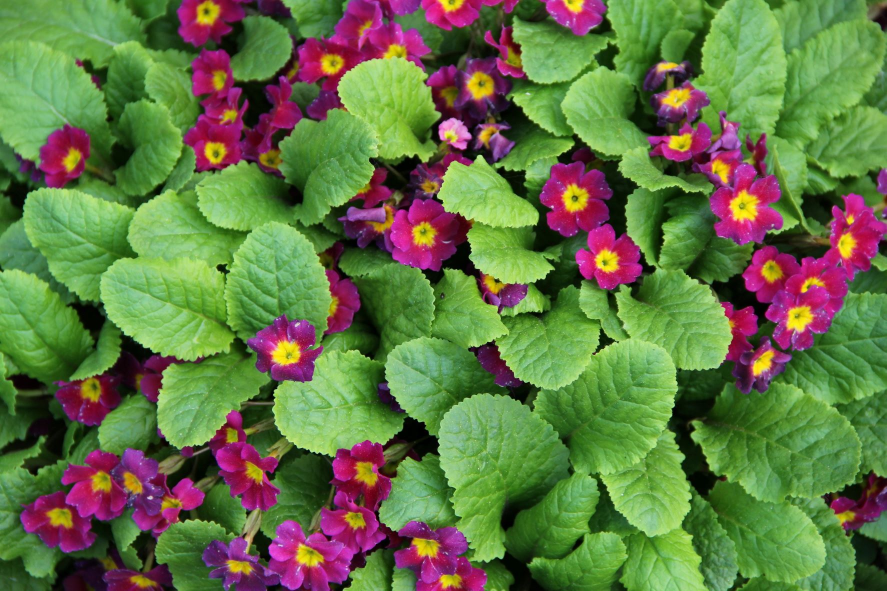
#> input picture flowers.JPG, 1773 x 1182 px (shown at 1/2 size)
$ jupyter execute --allow-errors Polyakova_lab5.ipynb
#> lines starting #> are read from the running program, lines starting #| are printed output that depends on the picture
# Визуализация массивов numpy

## Изображения как массивы
В компьютерной графике используется так называемое "растровое" представление изображения, которое представляет собой не что иное как матрицу "пикселей", каждый элемент которой является числовым кодом цвета. Массив numpy, имеющий подходящие размеры и подходящий тип данных, может быть визуализирован непосредственно как растровое изображение. Посмотрим простой пример.

[cell 1]
import numpy as np
gradient = np.tile(np.arange(0, 256, dtype='uint8'), (255, 1))
gradient

Стоит обратить внимание на тип данных - uint8. Это целое беззнаковое 8-битное число. Проще говоря, просто 1 байт. Именно такой тип используется для кодирования цвета (хотя библиотека matplotlib позволяет визуализировать массивы с любыми типами данных, но для некоторых других целей стоит использовать тип uint8). О функции `np.tile` почитайте подробнее в документации.

[cell 2]
import matplotlib.pyplot as plt
plt.imshow(gradient, cmap='gray', vmin=0, vmax=255)
plt.show()
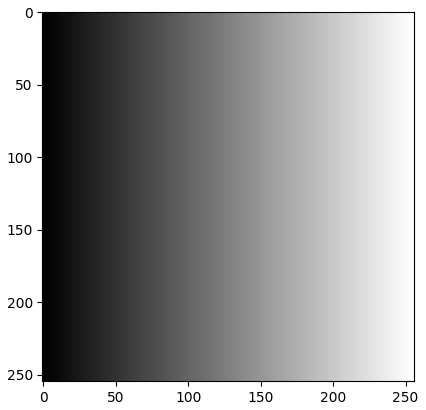
#> figure drawn by matplotlib, 1 panel

Визуализация массива в matplotlib выполняется с помощью функции imshow. Аргументы `cmap='gray', vmin=0, vmax=255` говорят о том, что должны использоваться оттенки серого со значениями от 0 (черный) до 255 (белый).

**Упраженение №1**

Попробуйте поэкспериментировать с этими параметрами. Посмотреть встроенные цветовые схемы matplotlib можно здесь: https://matplotlib.org/stable/tutorials/colors/colormaps.html

[cell 3]
import matplotlib.pyplot as plt
plt.imshow(gradient, cmap='cool', vmin=0, vmax=256)
plt.show()
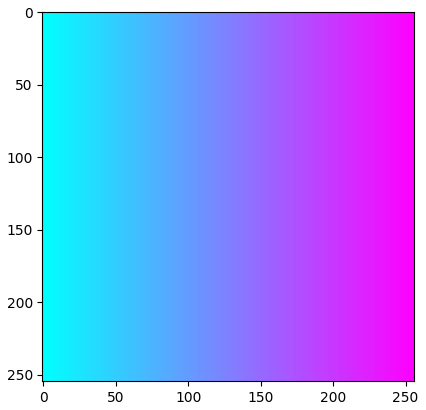
#> figure drawn by matplotlib, 1 panel

## Загрузка растрового изображения в массив
Воспользовавшись библиотекой pillow можно загрузить в массив растровое изображение.

[cell 4]
from PIL import Image
img = Image.open('flowers.JPG')
#> img is the input picture: PIL image 1773x1182 RGB; mean R, G, B 99, 116.7, 67.7
img_arr = np.array(img)

[cell 5]
img_arr.shape
#> Out = (1182, 1773, 3)

Мы получили 3-мерный массив. Первые две оси - это высота и ширина изображения, третья ось содержит три компонента цвета - красный, синий и зеленый. Отобразить изображение можно тем же способом.

[cell 6]
plt.imshow(img_arr)
plt.show()

Поскольку в данном случае мы имеем цветное изображение, параметр `cmap` указывать не нужно.

## Обработка изображений

Попробуем применить к изображению (или, что то же самое, к массиву) некоторые из известных нам операций. Например, усреднение по третьей оси (т.е. по оси цвета) дает нам черно-белое изображение.

[cell 7]
plt.imshow(img_arr.mean(axis=2), cmap='gray')
plt.show()
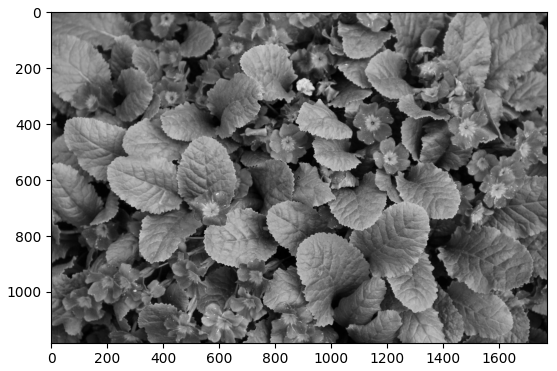
#> figure drawn by matplotlib, 1 panel

Можно визуализировать отдельно красный, зеленый и синий компоненты изображения.

#> (a cell that did not finish here is left out)

С помощью срезов и транспонирования можно переворачивать изображение (при транспонировании нужно правильно указать оси, чтобы цвет остался без изменений).

[cell 9]
ax1 = plt.subplot(221)
ax1.imshow(img_arr[::-1])
ax2 = plt.subplot(222)
ax2.imshow(img_arr[:, ::-1])
ax3 = plt.subplot(223)
ax3.imshow(img_arr[::-1, ::-1])
ax3 = plt.subplot(224)
ax3.imshow(np.transpose(img_arr, (1, 0, 2)))
plt.show()
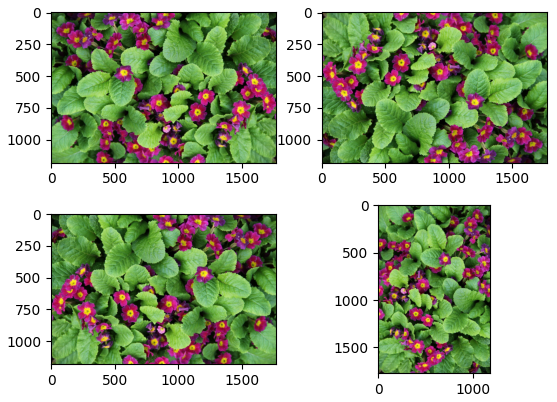
#> figure drawn by matplotlib, 4 panels

С помощью некоторых математических функций можно производить обработку изображения. Например, увеличить красный компонент (преобразования типов необходимы, чтобы не выйти за пределы допустимых значений байта и не получить некрасивые искажения).

[cell 10]
modified = img_arr.astype('float')
modified[:, :, 0] *= 1.5
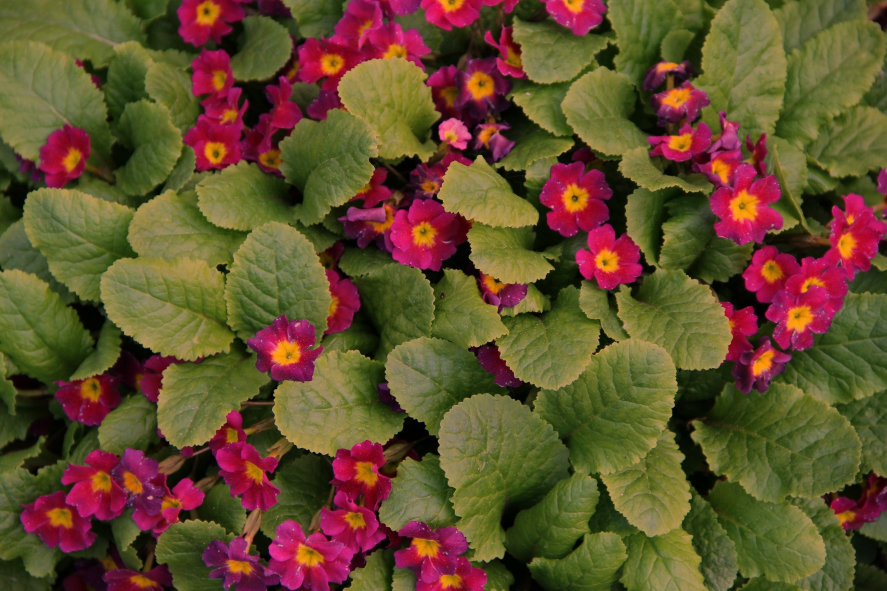
#> modified: shape (1182, 1773, 3) float64 (shown at 1/2 size); mean R, G, B 148.5, 116.7, 67.7; drawn with min black and max white
modified[modified > 255] = 255
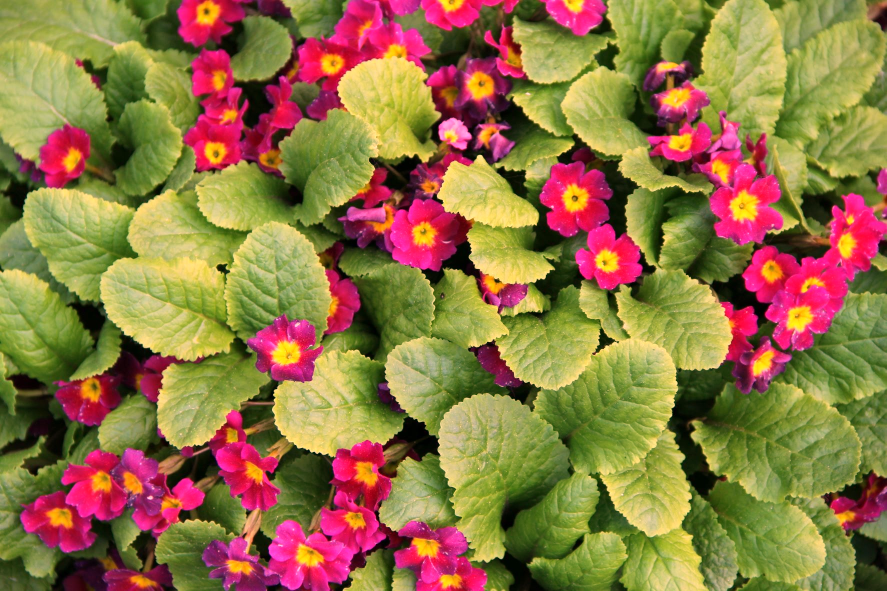
#> modified: shape (1182, 1773, 3) float64 (shown at 1/2 size); mean R, G, B 145.4, 116.7, 67.7
modified = modified.astype('uint8')
plt.imshow(modified)
plt.show()

Здесь стоит немного пояснить третью строчку. При применении к массивам логических операций мы получаем массив такого же размера, как исходный, но содержащий булевы значения.

[cell 11]
a = np.array([1, 2, 3, 4])
a > 2

С другой стороны в качестве "индекса" для среза мы можем использовать массив булевых значений, который означает, какие элементы из исходного массива войдут в срез, а какие - нет.

[cell 12]
a[[True, False, True, False]]

Соединяя эти два факта вместе мы получаем очень удобный способ фильтрации массива: в качестве индекса внутри квадратных скобок пишем логическое выражение, которое будет преобразовано в массив булевых значений, которые в свою очередь будут использваны в качестве индекса. Например, выберем из массива только четные элементы:

[cell 13]
a[a % 2 == 0]

Вернемся к нашему примеру. Строка `modified[modified > 255] = 255` означает, что те элементы массива, значение которых оказалось больше, чем 255 (максимальное значение в 1 байте), мы ограничиваем значением 255, чтобы избежать переполнения.

**Упражнение №2**

Поэкспериментируйте с этим примером. Попробуйте другие коэфициенты, другие компоненты цвета и другие математические операции.

[cell 14]
plt.imshow(img_arr.mean(axis=2), cmap='Oranges')
plt.show()
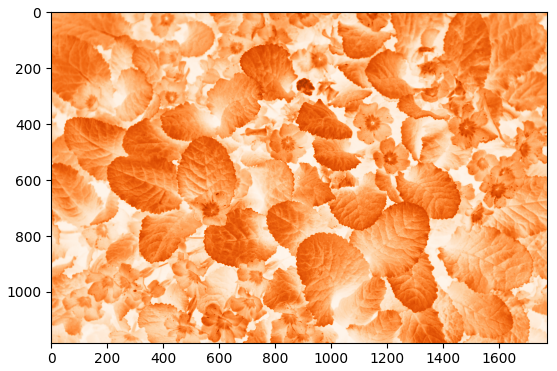
#> figure drawn by matplotlib, 1 panel

[cell 15]
ax1 = plt.subplot(131)
ax1.imshow(img_arr[:, :, 0], cmap='PuRd_r')
ax2 = plt.subplot(132)
ax2.imshow(img_arr[:, :, 1], cmap='twilight_r')
ax3 = plt.subplot(133)
ax3.imshow(img_arr[:, :, 2], cmap='Wistia_r')
plt.show()
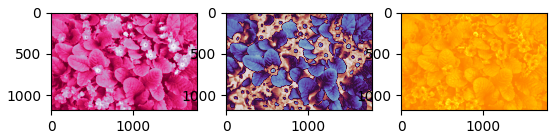
#> figure drawn by matplotlib, 3 panels
ax3.imshow(np.transpose(img_arr, (1, 0, 2)))
plt.show()

## Размытие изображения (задача)
Перед вами стоит задача написать функцию размытия изображений. Размытие изображения - частный случай операции "свертки" (или "конволюции"), которая часто применяется и в других задачах. Не вникая глубоко в математические детали, можно сказать, что суть этой операции в том, что элементы исходного массива суммируются со своими соседями с определенным весом. Для большей ясности начнем с обычного 1-мерного массива. Пусть у нас есть массив (для простоты пусть в нем будет большая часть нулей и только один ненулевой элемент в середине), и мы хотим просто усреднить каждое значение с его ближайшими соседями. Тогда массив весов будет состоять из трех единиц (чтобы исходная сумма осталась неизменной, поделим их на 3). Воспользуемся функцией `convolve1d` из библиотеки `scipy`.

[cell 16]
import scipy
import scipy.ndimage

[cell 17]
a = np.array([0, 0, 10, 0, 0], dtype=float)
w = np.array([1/3, 1/3, 1/3])
scipy.ndimage.convolve1d(a, w)

Попробуем взять другой массив весов. Например, пусть исходное значение входит в среднее с несколько большим весом, чем его соседи.

[cell 18]
a = np.array([0, 0, 10, 0, 0], dtype=float)
w = np.array([1/4, 1/2, 1/4])
scipy.ndimage.convolve1d(a, w)

Можно сделать свертку и большего размера.

[cell 19]
a = np.array([0, 0, 0, 10, 0, 0, 0], dtype=float)
w = np.array([1/12, 1/6, 1/2, 1/6, 1/12])
scipy.ndimage.convolve1d(a, w)

#> (a cell that did not finish here is left out)

[cell 21]
a = np.zeros((5, 5))
a[2, 2] = 10
a

[cell 22]
w = np.array([[1, 2, 1], [2, 4, 2], [1, 2, 1]], dtype=float)
w /= w.sum()
scipy.ndimage.convolve(a, w)

**Упражнение №3**

Напишите функцию размытия изображения с заданной весовой матрицей. При этом не забудьте учесть следующие детали:
1. Функция должна корректно работать как с цветными, так и с черно-белыми изображениями.
2. Весовая матрица, возможно, нуждается в нормировке.
3. В итоговом изображении не должно быть переполнения однобайтного типа.

[cell 23]
from PIL import Image
import matplotlib.pyplot as plt
import numpy as np
import scipy
import random
#
def blur(img_array, weights_array):
    weights_array /= weights_array.sum()
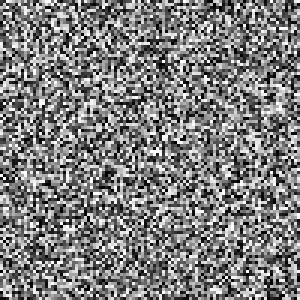
#> weights_array: shape (100, 100) float64 (shown 3 times larger); min 0, max 0.000202, mean 0.0001; drawn with min black and max white
    for i in range(3):
        img_array[:, :, i] = scipy.ndimage.convolve(img_array[:, :, i], weights_array)
    img_array[img_array > 255] = 255
#

img = Image.open('flowers.jpg')
img_arr = np.array(img)
random.seed(version=2)
w_size = 100
w = np.array([[random.randrange(0, 100, 1) for j in range(w_size)] for i in range(w_size)], dtype = float)
blur(img_arr, w)
plt.imshow(img_arr)
